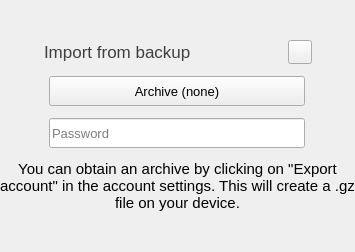
               <widget class="QWidget" name="importFromBackupPage">
                <layout class="QVBoxLayout" name="verticalLayout_18">
                 <property name="spacing">
                  <number>0</number>
                 </property>
                 <property name="leftMargin">
                  <number>0</number>
                 </property>
                 <property name="topMargin">
                  <number>0</number>
                 </property>
                 <property name="rightMargin">
                  <number>0</number>
                 </property>
                 <property name="bottomMargin">
                  <number>0</number>
                 </property>
                 <item>
                  <spacer name="verticalSpacer_18">
                   <property name="orientation">
                    <enum>Qt::Vertical</enum>
                   </property>
                   <property name="sizeHint" stdset="0">
                    <size>
                     <width>20</width>
                     <height>40</height>
                    </size>
                   </property>
                  </spacer>
                 </item>
                 <item>
                  <layout class="QVBoxLayout" name="verticalLayout_15">
                   <property name="spacing">
                    <number>12</number>
                   </property>
                   <property name="topMargin">
                    <number>0</number>
                   </property>
                   <item>
                    <layout class="QHBoxLayout" name="horizontalLayout_18">
                     <item>
                      <spacer name="horizontalSpacer_11">
                       <property name="orientation">
                        <enum>Qt::Horizontal</enum>
                       </property>
                       <property name="sizeHint" stdset="0">
                        <size>
                         <width>40</width>
                         <height>20</height>
                        </size>
                       </property>
                      </spacer>
                     </item>
                     <item>
                      <widget class="QLabel" name="importFromBackupLabel">
                       <property name="minimumSize">
                        <size>
                         <width>232</width>
                         <height>0</height>
                        </size>
                       </property>
                       <property name="maximumSize">
                        <size>
                         <width>232</width>
                         <height>16777215</height>
                        </size>
                       </property>
                       <property name="font">
                        <font>
                         <pointsize>13</pointsize>
                        </font>
                       </property>
                       <property name="styleSheet">
                        <string notr="true">color: rgb(63, 63, 63)</string>
                       </property>
                       <property name="text">
                        <string>Import from backup</string>
                       </property>
                      </widget>
                     </item>
                     <item>
                      <widget class="QPushButton" name="backupInfoBtn">
                       <property name="minimumSize">
                        <size>
                         <width>24</width>
                         <height>24</height>
                        </size>
                       </property>
                       <property name="maximumSize">
                        <size>
                         <width>24</width>
                         <height>24</height>
                        </size>
                       </property>
                       <property name="text">
                        <string/>
                       </property>
                       <property name="icon">
                        <iconset resource="../ressources.qrc">
                         <normaloff>:/images/icons/info-24px.svg</normaloff>:/images/icons/info-24px.svg</iconset>
                       </property>
                       <property name="iconSize">
                        <size>
                         <width>24</width>
                         <height>24</height>
                        </size>
                       </property>
                      </widget>
                     </item>
                     <item>
                      <spacer name="horizontalSpacer_12">
                       <property name="orientation">
                        <enum>Qt::Horizontal</enum>
                       </property>
                       <property name="sizeHint" stdset="0">
                        <size>
                         <width>40</width>
                         <height>20</height>
                        </size>
                       </property>
                      </spacer>
                     </item>
                    </layout>
                   </item>
                   <item alignment="Qt::AlignHCenter">
                    <widget class="QPushButton" name="fileImportBtn">
                     <property name="minimumSize">
                      <size>
                       <width>256</width>
                       <height>30</height>
                      </size>
                     </property>
                     <property name="maximumSize">
                      <size>
                       <width>256</width>
                       <height>16777215</height>
                      </size>
                     </property>
                     <property name="font">
                      <font>
                       <pointsize>10</pointsize>
                      </font>
                     </property>
                     <property name="text">
                      <string>Archive (none)</string>
                     </property>
                    </widget>
                   </item>
                   <item alignment="Qt::AlignHCenter">
                    <widget class="QLineEdit" name="passwordFromBackupEdit">
                     <property name="minimumSize">
                      <size>
                       <width>256</width>
                       <height>30</height>
                      </size>
                     </property>
                     <property name="maximumSize">
                      <size>
                       <width>256</width>
                       <height>16777215</height>
                      </size>
                     </property>
                     <property name="font">
                      <font>
                       <pointsize>10</pointsize>
                      </font>
                     </property>
                     <property name="inputMask">
                      <string/>
                     </property>
                     <property name="echoMode">
                      <enum>QLineEdit::Password</enum>
                     </property>
                     <property name="placeholderText">
                      <string>Password</string>
                     </property>
                    </widget>
                   </item>
                   <item>
                    <widget class="QLabel" name="backupInfoLabel">
                     <property name="minimumSize">
                      <size>
                       <width>0</width>
                       <height>0</height>
                      </size>
                     </property>
                     <property name="maximumSize">
                      <size>
                       <width>16777215</width>
                       <height>16777215</height>
                      </size>
                     </property>
                     <property name="font">
                      <font>
                       <pointsize>11</pointsize>
                      </font>
                     </property>
                     <property name="text">
                      <string>You can obtain an archive by clicking on &quot;Export account&quot; in the account settings. This will create a .gz file on your device.</string>
                     </property>
                     <property name="alignment">
                      <set>Qt::AlignCenter</set>
                     </property>
                     <property name="wordWrap">
                      <bool>true</bool>
                     </property>
                    </widget>
                   </item>
                  </layout>
                 </item>
                 <item>
                  <spacer name="verticalSpacer_24">
                   <property name="orientation">
                    <enum>Qt::Vertical</enum>
                   </property>
                   <property name="sizeHint" stdset="0">
                    <size>
                     <width>20</width>
                     <height>40</height>
                    </size>
                   </property>
                  </spacer>
                 </item>
                </layout>
               </widget>
